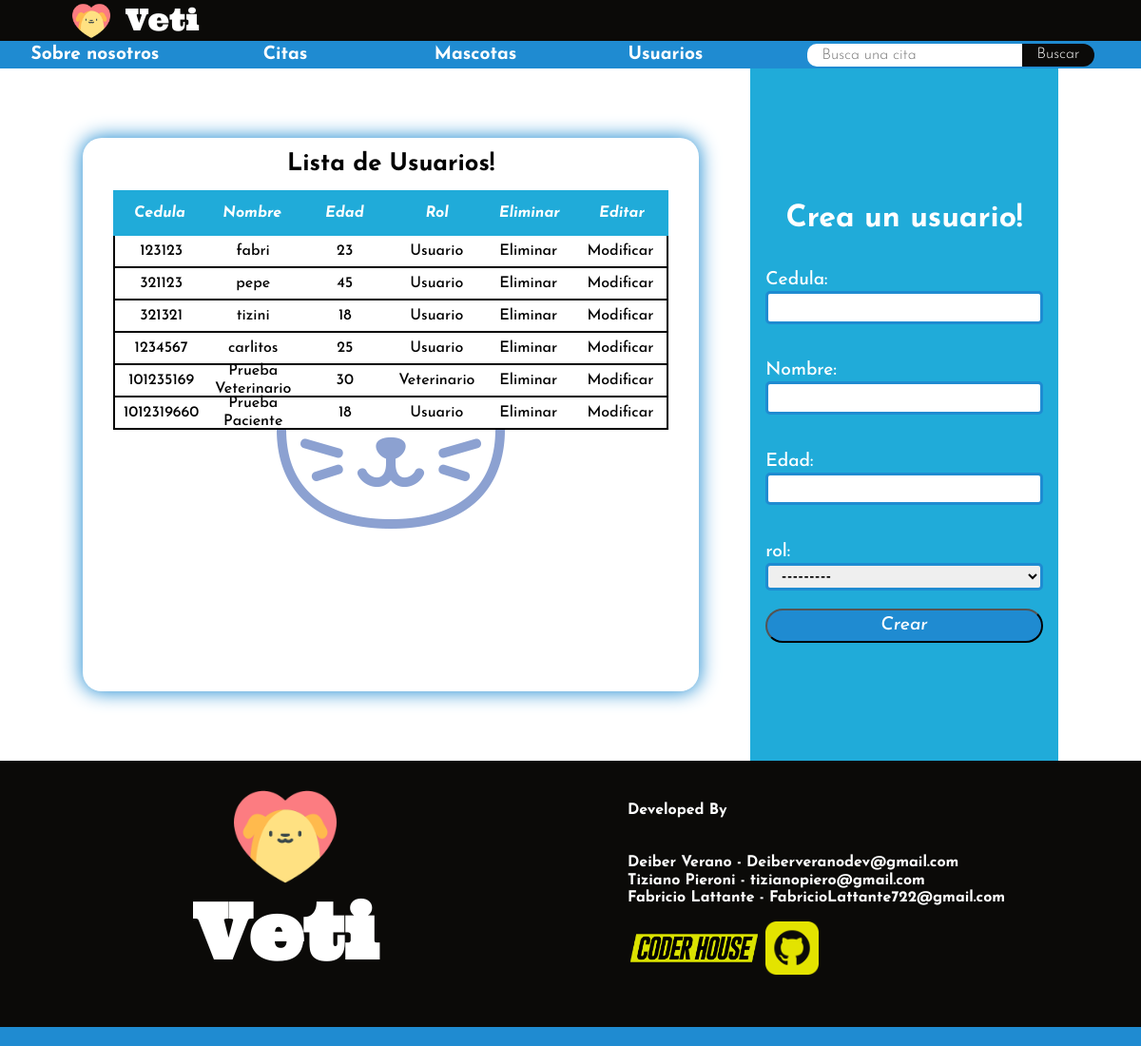
Page /veti/usuarios/ on the earlier database version.
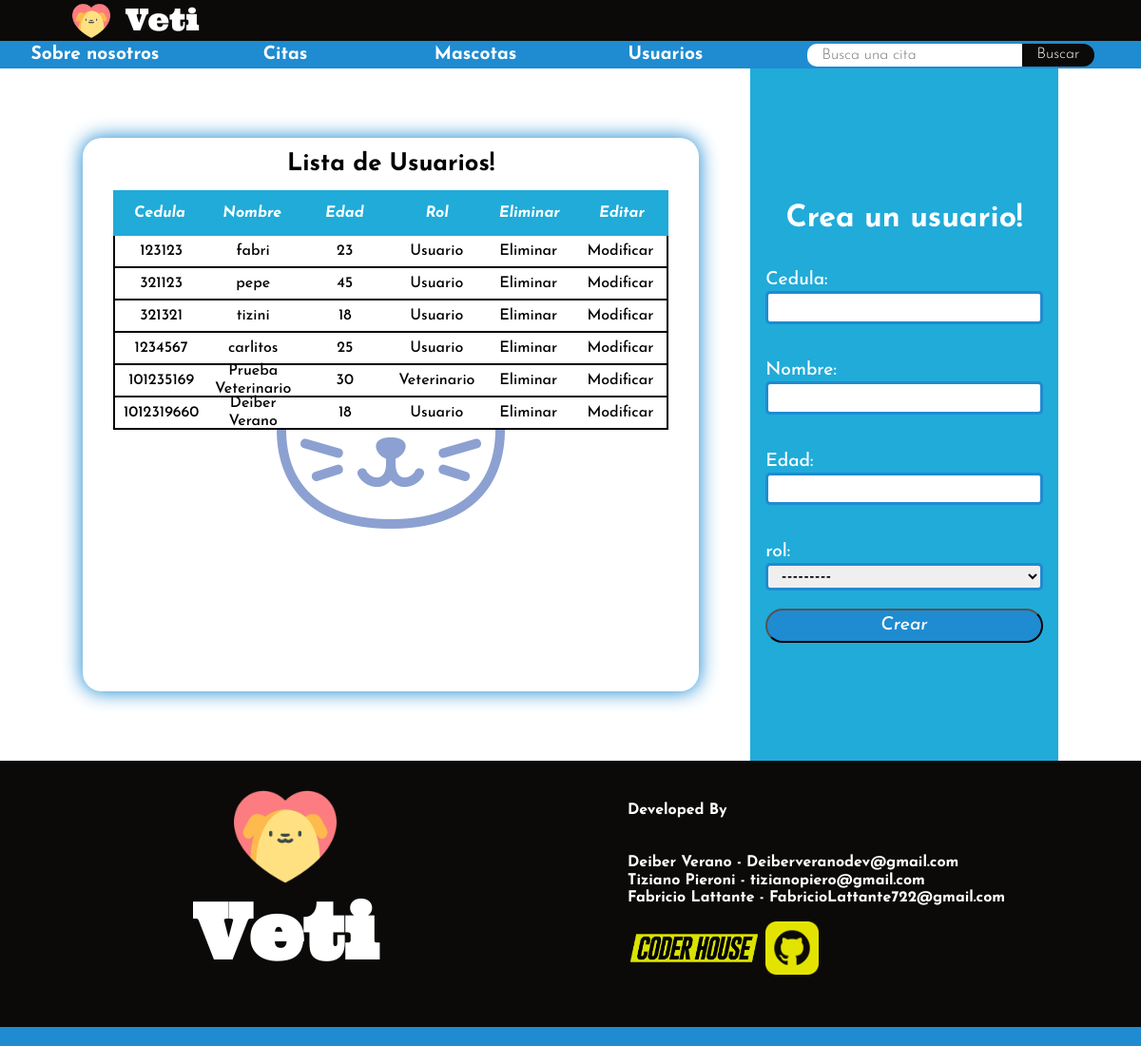
Same page on the later database version.
### citas_usuarios/models.py (models this page shows, shortened)
class Persona(models.Model):
    cedula = models.IntegerField(primary_key=True)
    nombre = models.CharField(max_length=30)
    edad = models.IntegerField()
    rol = models.ForeignKey(Rol, on_delete=models.CASCADE)

class Rol(models.Model):
    nombre = models.CharField(max_length=20)
    def __str__(self):
        return self.nombre

### citas_usuarios/views.py (the view, shortened to what this page needs)
# urls.py: path('usuarios/', usuarios, name='usuarios'),
def usuarios(request):
    usuarios_form = UserForm()
    usuarios = Persona.objects.all()
    return render(request,'usuario.html', {'usuarios_form':usuarios_form,'lista_usuario': usuarios})

### citas_usuarios/forms.py
class UserForm(forms.Form):
    cedula = forms.IntegerField()
    nombre = forms.CharField(max_length=20)
    edad = forms.IntegerField()
    rol = forms.ModelChoiceField(
    queryset=Rol.objects.all(),
    label='rol',
    widget=forms.Select
)

### citas_usuarios/templates/usuario.html (shortened to what this page needs)
{% extends 'base.html' %}
{% load static %}
{% block bloqueSeccion %}
    <div class="contenedor-tabla-con-datos">
        <h3>Lista de Usuarios!</h3>
        <table class="tabla-datos-modelos">
            <thead>
                <th>Cedula</th>
                <th>Nombre</th>
                <th>Edad</th>
                <th>Rol</th>
                <th>Eliminar</th>
                <th>Editar</th>
            </thead>
            <tbody>
                {% for usuario in lista_usuario %}
                    <tr>
                        <td>{{usuario.cedula}}</td>
                        <td>{{usuario.nombre}}</td>
                        <td>{{usuario.edad}}</td>
                        <td>{{usuario.rol}}</td>
                        <td>
                            <form action="{% url 'elimina_usuario' usuario.cedula %}" method="POST">{% csrf_token %}
                                <button class="eliminar_registro_btn_tabla" type="submit">Eliminar</button>
                            </form>
                        </td>
                        <td><button class="modificar_registro_btn_tabla"><a href="{% url 'modifica_usuario' usuario.cedula %}">Modificar</a></button></td>
                    </tr>
                {% endfor %}
            </tbody>
        </table>
    </div>
    <div class="div-creacion-registro">
        <h3>Crea un usuario!</h3>
        <form class="formulario-creacion" action="" method="post">
            {{ usuarios_form.as_p }}
            <input type="submit" value="Crear">
        </form>
    </div>
{% endblock bloqueSeccion %}

Differences in the rows shown:
changed Persona id 1012319660: nombre "Prueba Paciente" → "Deiber Verano"
